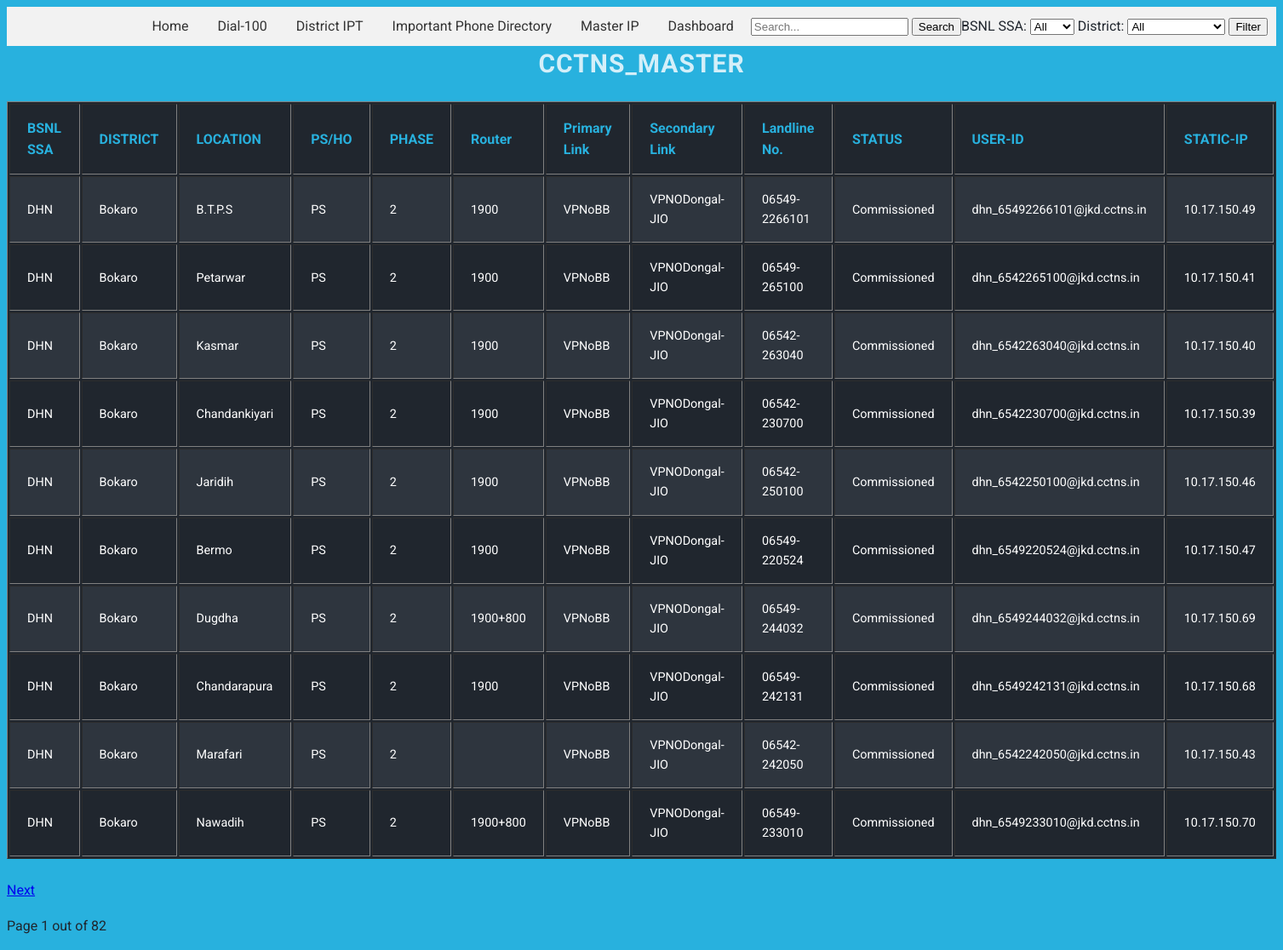
/cctns/index.php, run on the app's committed database.
### tables this page shows
CREATE TABLE `cctns_master` (
  `id` int(11) NOT NULL,
  `BSNL_SSA` varchar(255) DEFAULT NULL,
  `DISTRICT` varchar(255) DEFAULT NULL,
  `LOCATION` varchar(255) DEFAULT NULL,
  `PS_HO` varchar(255) DEFAULT NULL,
  `PHASE` varchar(255) DEFAULT NULL,
  `Router` varchar(255) DEFAULT NULL,
  `VoIP` varchar(255) DEFAULT NULL,
  `Video_Conference` varchar(255) DEFAULT NULL,
  `Primary_Link` varchar(255) DEFAULT NULL,
  `Secondary_Link` varchar(255) DEFAULT NULL,
  `DATE` date DEFAULT NULL,
  `Landline_No` varchar(20) DEFAULT NULL,
  `STATUS` varchar(50) DEFAULT NULL,
  `USER_ID` varchar(50) DEFAULT NULL,
  `STATIC_IP` varchar(50) DEFAULT NULL
);

### cctns/index.php (the view, shortened to what this page needs)
<?php
$connection = mysqli_connect(DB_HOST, DB_USER, DB_PASSWORD, DB_NAME, DB_PORT);
$currentPage = isset($_GET['page']) ? (int)$_GET['page'] : 1;
$recordsPerPage = 10;
$startFrom = ($currentPage - 1) * $recordsPerPage;
$query = "SELECT * FROM cctns_master WHERE 1=1";
$query .= " LIMIT $startFrom, $recordsPerPage";
$result = mysqli_query($connection, $query);
$totalRecordsQuery = "SELECT COUNT(*) as total FROM cctns_master WHERE 1=1";
$totalRecordsResult = mysqli_query($connection, $totalRecordsQuery);
$totalRecordsRow = mysqli_fetch_assoc($totalRecordsResult);
$totalRecords = $totalRecordsRow['total'];
$totalPages = ceil($totalRecords / $recordsPerPage);
?>
<!DOCTYPE html>
<html>
<head>
    <link rel="stylesheet" href="css/style.css">
	<link rel="stylesheet" href="css/menu.css">
</head>
<body>
 <nav>
        <ul>
            <li><a href="index.php">Home</a></li>
			<li><a href="../index.php">Dial-100</a></li>
            <li><a href="../allipphones.php">District IPT</a></li>
			<li><a href="../directory.php">Important Phone Directory</a></li>
			<li><a href="../master/index.php">Master IP</a></li>
			<li><a href="../dashboard.php">Dashboard</a></li>
        </ul>
       <form action="index.php" method="GET" class="filter-form">
    <input type="text" name="search" placeholder="Search..." class="search-input">
    <button type="submit" class="search-button">Search</button>
</form>
			<div class="filter-form">
        <form action="index.php" method="GET">
            <label for="ssa">BSNL SSA:</label>
            <select name="ssa" id="ssa">
                <option value="">All</option>
            </select>
            <label for="district">District:</label>
            <select name="district" id="district">
                <option value="">All</option>
            </select>
            <button type="submit">Filter</button>
        </form>
    </div>
    </nav>
    <h1>cctns_master </h1>
    <table border="1">
        <tr>
            <th>BSNL SSA</th>
            <th>DISTRICT</th>
            <th>LOCATION</th>
            <th>PS/HO</th>
            <th>PHASE</th>
            <th>Router</th>
            <th>Primary Link</th>
            <th>Secondary Link</th>
            <th>Landline No.</th>
            <th>STATUS</th>
            <th>USER-ID</th>
            <th>STATIC-IP</th>
        </tr>
        <?php
        while ($row = mysqli_fetch_assoc($result)) {
            echo "<tr>";
            echo "<td>{$row['BSNL_SSA']}</td>";
            echo "<td>{$row['DISTRICT']}</td>";
            echo "<td>{$row['LOCATION']}</td>";
            echo "<td>{$row['PS_HO']}</td>";
            echo "<td>{$row['PHASE']}</td>";
            echo "<td>{$row['Router']}</td>";
            echo "<td>{$row['Primary_Link']}</td>";
            echo "<td>{$row['Secondary_Link']}</td>";
            echo "<td>{$row['Landline_No']}</td>";
            echo "<td>{$row['STATUS']}</td>";
            echo "<td>{$row['USER_ID']}</td>";
            echo "<td>{$row['STATIC_IP']}</td>";
            echo "</tr>";
        }
        ?>
    </table>
	<footer>
    <div class="pagination">
        <?php if ($currentPage < $totalPages) { ?>
            <a href="index.php?page=<?php echo $currentPage + 1; ?>" class="pagination-link">Next</a>
        <?php } ?>
        <p class="pagination-info">Page <?php echo $currentPage; ?> out of <?php echo $totalPages; ?></p>
    </div>
</footer>
</body>
</html>

### cctns/css/style.css (style rules this page uses)
html { font-size: 62.5%; }
body { font-family: 'Roboto', 'Helvetica Neue', Helvetica, Arial, sans-serif; font-size: 1.6rem; line-height: 1.6; color: #20262e; background-color: #28b1de; -webkit-font-smoothing: antialiased; -moz-osx-font-smoothing: grayscale; }
h1 { text-align: center; font-size: 3rem; color: rgba(255, 255, 255, .8); text-transform: uppercase; line-height: 1.375; margin: 0 0 2.4rem 0; letter-spacing: 1px; }
table { width: 100%; min-width: 300px; margin-bottom: 2.4rem; background-color: #20262e; color: #fff; overflow: hidden; }
table tr:nth-child(even) { background-color: rgb(46, 53, 62); }
table th, table td:before { color: #28b1de; }
table th { display: none; }
table th, table td { margin: .5rem 2rem; text-align: left; }
table td { display: block; font-size: 90%; }
table td:first-child { padding-top: 1rem; }
table td:last-child { padding-bottom: 1rem; }
table td:before { content: attr(data-th) ':\00a0'; font-weight: bold; min-width: 8rem; display: inline-block; }
@media (min-width: 600px) { table td:before { display: none; } }
@media (min-width: 600px) { table th, table td { display: table-cell; } }
@media (min-width: 600px) { table th, table td, table td:first-child, table td:last-child { padding: 1.5rem 2rem; } }

### cctns/css/menu.css (style rules this page uses)
nav { display: flex; justify-content: flex-end; align-items: center; background-color: #f2f2f2; padding: 10px; }
nav ul { list-style: none; margin: 0; padding: 0; }
nav ul li { display: inline-block; margin-right: 10px; }
nav ul li a { text-decoration: none; color: #333; padding: 5px 10px; }

### data on the page
cctns_master: BSNL_SSA "DHN", DISTRICT "Bokaro", LOCATION "B.T.P.S", PS_HO "PS", PHASE "2", Router "1900", Primary_Link "VPNoBB", Secondary_Link "VPNODongal-JIO", Landline_No "06549-2266101", STATUS "Commissioned", USER_ID "dhn_65492266101@jkd.cctns.in", STATIC_IP "10.17.150.49"
cctns_master: BSNL_SSA "DHN", DISTRICT "Bokaro", LOCATION "Petarwar", PS_HO "PS", PHASE "2", Router "1900", Primary_Link "VPNoBB", Secondary_Link "VPNODongal-JIO", Landline_No "06549-265100", STATUS "Commissioned", USER_ID "dhn_6542265100@jkd.cctns.in", STATIC_IP "10.17.150.41"
cctns_master: BSNL_SSA "DHN", DISTRICT "Bokaro", LOCATION "Kasmar", PS_HO "PS", PHASE "2", Router "1900", Primary_Link "VPNoBB", Secondary_Link "VPNODongal-JIO", Landline_No "06542-263040", STATUS "Commissioned", USER_ID "dhn_6542263040@jkd.cctns.in", STATIC_IP "10.17.150.40"
cctns_master: BSNL_SSA "DHN", DISTRICT "Bokaro", LOCATION "Chandankiyari", PS_HO "PS", PHASE "2", Router "1900", Primary_Link "VPNoBB", Secondary_Link "VPNODongal-JIO", Landline_No "06542-230700", STATUS "Commissioned", USER_ID "dhn_6542230700@jkd.cctns.in", STATIC_IP "10.17.150.39"
cctns_master: BSNL_SSA "DHN", DISTRICT "Bokaro", LOCATION "Jaridih", PS_HO "PS", PHASE "2", Router "1900", Primary_Link "VPNoBB", Secondary_Link "VPNODongal-JIO", Landline_No "06542-250100", STATUS "Commissioned", USER_ID "dhn_6542250100@jkd.cctns.in", STATIC_IP "10.17.150.46"
cctns_master: BSNL_SSA "DHN", DISTRICT "Bokaro", LOCATION "Bermo", PS_HO "PS", PHASE "2", Router "1900", Primary_Link "VPNoBB", Secondary_Link "VPNODongal-JIO", Landline_No "06549-220524", STATUS "Commissioned", USER_ID "dhn_6549220524@jkd.cctns.in", STATIC_IP "10.17.150.47"
cctns_master: BSNL_SSA "DHN", DISTRICT "Bokaro", LOCATION "Dugdha", PS_HO "PS", PHASE "2", Router "1900+800", Primary_Link "VPNoBB", Secondary_Link "VPNODongal-JIO", Landline_No "06549-244032", STATUS "Commissioned", USER_ID "dhn_6549244032@jkd.cctns.in", STATIC_IP "10.17.150.69"
cctns_master: BSNL_SSA "DHN", DISTRICT "Bokaro", LOCATION "Chandarapura", PS_HO "PS", PHASE "2", Router "1900", Primary_Link "VPNoBB", Secondary_Link "VPNODongal-JIO", Landline_No "06549-242131", STATUS "Commissioned", USER_ID "dhn_6549242131@jkd.cctns.in", STATIC_IP "10.17.150.68"
cctns_master: BSNL_SSA "DHN", DISTRICT "Bokaro", LOCATION "Marafari", PS_HO "PS", PHASE "2", Primary_Link "VPNoBB", Secondary_Link "VPNODongal-JIO", Landline_No "06542-242050", STATUS "Commissioned", USER_ID "dhn_6542242050@jkd.cctns.in", STATIC_IP "10.17.150.43"
cctns_master: BSNL_SSA "DHN", DISTRICT "Bokaro", LOCATION "Nawadih", PS_HO "PS", PHASE "2", Router "1900+800", Primary_Link "VPNoBB", Secondary_Link "VPNODongal-JIO", Landline_No "06549-233010", STATUS "Commissioned", USER_ID "dhn_6549233010@jkd.cctns.in", STATIC_IP "10.17.150.70"

### other printed values
$currentPage "1"
$totalPages "82"
